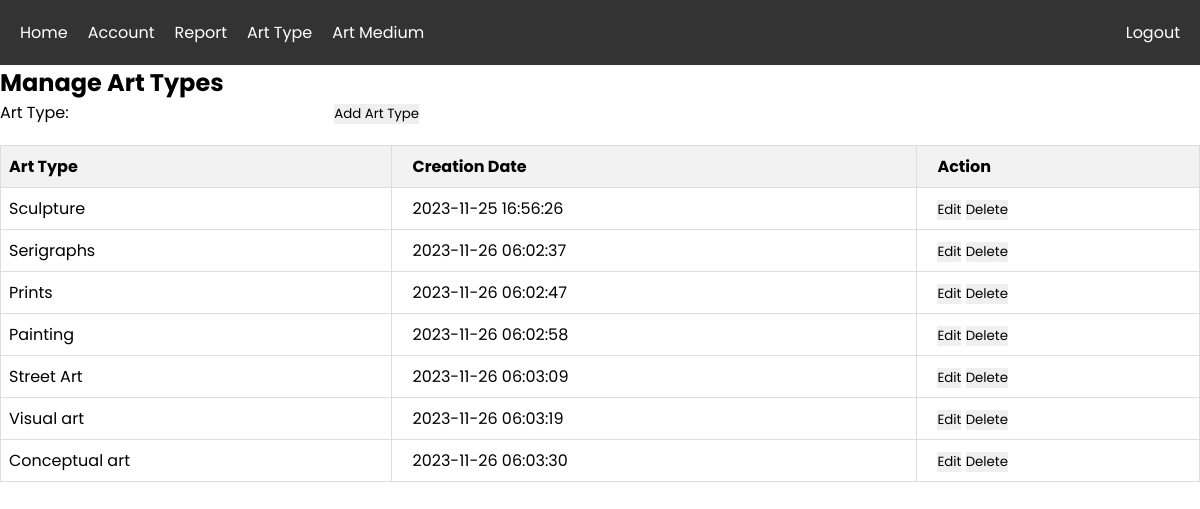
The page /art_type.php (signed in) on the database its author committed.
### tables this page shows
CREATE TABLE `art_types` (
  `art_type_id` int(11) NOT NULL,
  `art_type_name` varchar(255) NOT NULL,
  `created_at` timestamp NOT NULL DEFAULT current_timestamp()
);

### art_type.php (the view, shortened to what this page needs)
<?php
include 'navbar.php';
$db_host = 'localhost';
$db_user = 'root';
$db_pass = '';
$db_name = 'dgs';
$connection = mysqli_connect($db_host, $db_user, $db_pass, $db_name);
$select_query = "SELECT * FROM art_types";
$result = mysqli_query($connection, $select_query);
?>
<!DOCTYPE html>
<html lang="en">
<head>
    <link rel="stylesheet" href="css/style.css">
    <link rel="stylesheet" href="css/style2.css">
</head>
<body>
    <h2>Manage Art Types</h2>
    <form method="post" action="art_type.php">
        <label for="art_type">Art Type:</label>
        <input type="text" id="art_type" name="art_type" required>
        <button type="submit" name="submit">Add Art Type</button>
    </form>
    <table border="1">
        <tr>
            <th>Art Type</th>
            <th>Creation Date</th>
            <th>Action</th>
        </tr>
        <?php
        while ($row = mysqli_fetch_assoc($result)) {
            echo "<tr>";
            echo "<td>{$row['art_type_name']}</td>";
            echo "<td>{$row['created_at']}</td>";
            echo "<td>
            <form method='get' action='art_type.php' style='display:inline;'>
                <input type='hidden' name='edit_id' value='{$row['art_type_id']}'>
                <button type='submit' name='edit_button'>Edit</button>
            </form>
            <form method='get' action='art_type.php' style='display:inline;'>
                <input type='hidden' name='delete_id' value='{$row['art_type_id']}'>
                <button type='submit' name='delete_button'>Delete</button>
            </form>
        </td>";
            echo "</tr>";
        }
        ?>
    </table>
</body>
</html>

### css/style.css (style rules this page uses)
* { font-family: 'Poppins', sans-serif; margin:0; padding:0; box-sizing: border-box; outline: none; border:none; text-decoration: none; }

### css/style2.css (style rules this page uses)
table { border-collapse: collapse; width: 100%; margin-top: 20px; }
th, td { border: 1px solid #ddd; padding: 8px; text-align: left; }
th { background-color: #f2f2f2; }
th:nth-child(2), td:nth-child(2), th:nth-child(3), td:nth-child(3) { padding-left: 20px; }

### rows shown on the page
art_types: art_type_name "Sculpture", created_at "2023-11-25 16:56:26"
art_types: art_type_name "Serigraphs", created_at "2023-11-26 06:02:37"
art_types: art_type_name "Prints", created_at "2023-11-26 06:02:47"
art_types: art_type_name "Painting", created_at "2023-11-26 06:02:58"
art_types: art_type_name "Street Art", created_at "2023-11-26 06:03:09"
art_types: art_type_name "Visual art", created_at "2023-11-26 06:03:19"
art_types: art_type_name "Conceptual art", created_at "2023-11-26 06:03:30"
